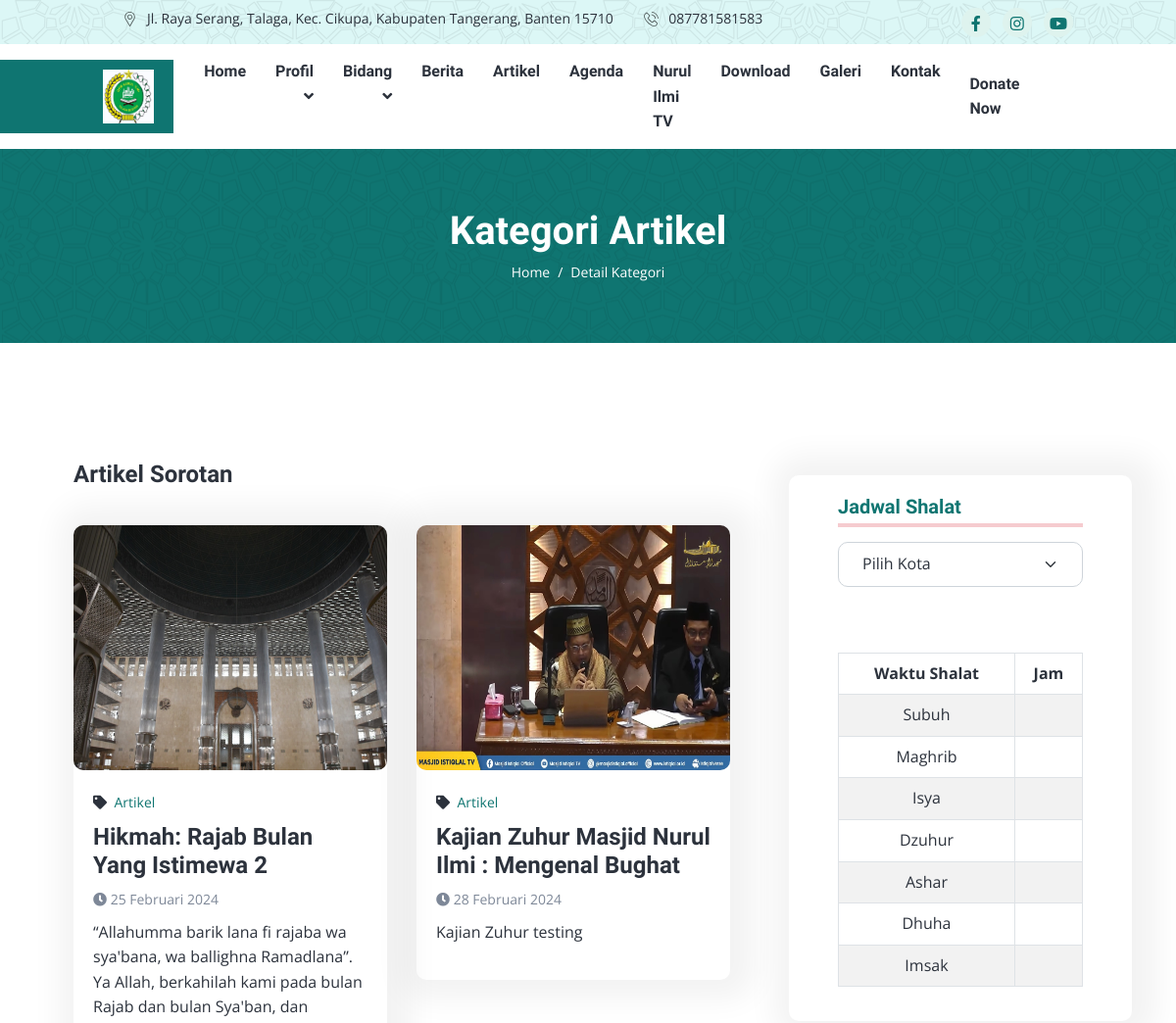
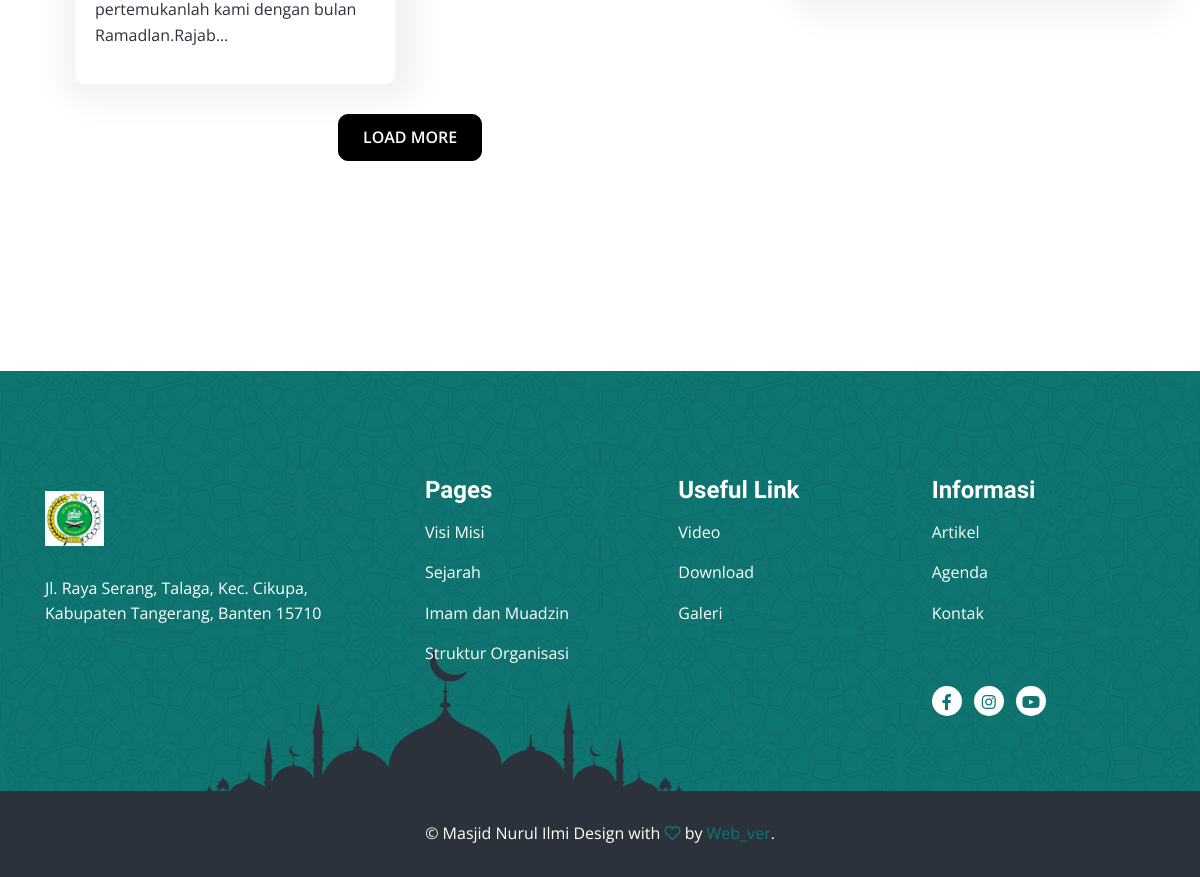
The app's page /blog/kategori/Artikel with its own data (2 pictures, top to bottom).
### tables this page shows
CREATE TABLE `tbl_setting` (
  `id_setting` int(11) NOT NULL,
  `id_jadwal` int(11) NOT NULL,
  `nama_masjid` varchar(100) NOT NULL,
  `alamat` text NOT NULL,
  `no_hp` varchar(14) NOT NULL,
  `link_alamat` text NOT NULL,
  `email` text NOT NULL,
  `logo` text NOT NULL,
  `banner1` text NOT NULL,
  `banner2` text NOT NULL,
  `banner3` text NOT NULL,
  `judul1` varchar(100) NOT NULL,
  `judul2` varchar(100) NOT NULL,
  `judul3` varchar(100) NOT NULL,
  `sosmed1` text NOT NULL,
  `sosmed2` text NOT NULL,
  `sosmed3` text NOT NULL,
  `ayat_quran` varchar(100) NOT NULL,
  `artinya` text NOT NULL,
  `surah` varchar(100) NOT NULL
);

CREATE TABLE `tbl_artikel` (
  `id_artikel` int(11) NOT NULL,
  `id_kategori` int(11) NOT NULL,
  `judul` varchar(100) NOT NULL,
  `deskripsi` text NOT NULL,
  `gambar` text NOT NULL,
  `slug` text NOT NULL,
  `tanggal_dibuat` date NOT NULL,
  `status` int(11) NOT NULL,
  `user` varchar(100) NOT NULL
);

CREATE TABLE `tbl_kategori_artikel` (
  `id_kategori` int(11) NOT NULL,
  `nama_kategori` varchar(100) NOT NULL,
  `slug_kategori` varchar(50) NOT NULL,
  `tanggal` datetime NOT NULL DEFAULT current_timestamp()
);

### application/views/webpage/v_detailkategori.php (the view, shortened to what the rows shown need)
<!DOCTYPE html>
<html lang="en">
<head>
    <link rel="stylesheet" href="https://cdnjs.cloudflare.com/ajax/libs/font-awesome/6.5.1/css/all.min.css"
 />
    <link href="https://cdnjs.cloudflare.com/ajax/libs/select2/4.0.13/css/select2.min.css" rel="stylesheet" />
    <link rel="stylesheet" href="<?= base_url('frontend/') ?>assets/css/app.min.css">
    <link rel="stylesheet" href="https://cdnjs.cloudflare.com/ajax/libs/OwlCarousel2/2.3.4/assets/owl.carousel.min.css"
 />
</head>
<body>
    <header class="header-area">
        <?php $this->load->view('layout/header.php') ?>
    </header>
    <div class="page-title-area py-lg-6 py-5 bg-image-pattern">
        <div class="container">
            <div class="page-title-wrapper text-center">
                <h1 class="text-white mb-2">Kategori Artikel</h1>
            </div>
        </div>
    </div>
    <div class="about-area py-lg-10 py-8">
        <div class="container">
            <div class="row">
                <div class="col-md-8">
                    <div id="blog" class="blog-area">
                        <div class="container">
                            <div class="row">
                                <?php if(empty($detail_kategori)) : ?>
                                    <p class="text-center">
                                        Data Kategori Belum Ada
                                    </p>
                                <?php else: ?>
                                <?php foreach($detail_kategori as $kat) : ?>
                                <div class="col-lg-6 col-md-6" id="kategori-container">
                                    <div class="blog-style mt-4">
                                        <div class="blog-image">
                                            <img src="<?= base_url('upload/artikel/'.$kat->gambar) ?>"
                                                alt="title">
                                        </div>
                                        <div class="blog-content">
                                            <span class="blog-meta"><i class="fas fa-tag me-2"></i><a
                                                    href='<?= base_url('blog/kategori/'.$kat->nama_kategori) ?>'><?= $kat->nama_kategori ?></a></span>
                                            <h4><a href='<?= base_url('blog/detail/'.$kat->slug) ?>'>
                                                    <?= $kat->judul ?></a></h4>
                                            <small class="text-muted"><i class="fa fa-clock"></i>
                                                <?= format_indo($kat->tanggal_dibuat) ?></small>
                                            <p class="mt-2">
                                                <?= strip_tags(character_limiter($kat->deskripsi, 200)) ?>
                                            </p>
                                        </div>
                                    </div>
                                </div>
                                <?php endforeach; ?>
                                <?php endif; ?>
                            </div>
                        </div>
                    </div>
                </div>
                <div class="col-md-4 mt-3 col-lg-4">
                    <div class="course-feature mb-4 bg-white rounded">
                        <div class="container">
                            <br><br>
                            <table id="salat-table" class="table table-bordered table-striped text-center">
                                <thead>
                                    <tr>
                                        <th>Waktu Shalat</th>
                                        <th>Jam</th>
                                    </tr>
                                </thead>
                            </table>
                        </div>
                    </div>
                </div>
            </div>
        </div>
    </div>
    <?php $this->load->view('layout/footer') ?>
</body>
</html>

### application/views/layout/header.php (shortened to what the rows shown need)
<div class="header-top bg-light bg-image-pattern px-xl-8 py-2">
    <div class="container">
        <div class="header-top-wrapper">
            <?php foreach($data_setting as $setting) : ?>
            <ul class="navbar-address list-inline m-0">
                <li class="list-inline-item"><span class="icon"><img
                            src="<?= base_url('frontend/') ?>assets/images/location-icon.svg"
                            alt="title"></span><?= strip_tags(character_limiter($setting->alamat, 70)); ?></li>
                <li class="list-inline-item"><span class="icon"><img
                            src="<?= base_url('frontend/') ?>assets/images/phone-icon.svg"
                            alt="title"></span><?= $setting->no_hp ?>
                </li>
            </ul>
            <ul class="navbar-social list-inline m-0">
                <li class="list-inline-item"><a href="<?= $setting->sosmed1 ?>"><i class="fab fa-facebook-f"></i></a>
                </li>
                <li class="list-inline-item"><a href="<?= $setting->sosmed2 ?>"><i class="fab fa-instagram"></i></a>
                </li>
                <li class="list-inline-item"><a href="<?= $setting->sosmed3 ?>"><i class="fab fa-youtube"></i></a>
                </li>
            </ul>
            <?php endforeach; ?>
        </div>
    </div>
</div>
<div class="header-bottom bg-white px-xl-8">
    <nav class="container">
        <div class="header-navbar navbar navbar-expand-lg">
            <?php foreach($data_setting as $setting) : ?>
            <a class='navbar-brand' target="_blank" href="<?= base_url('upload/setting/'.$setting->logo) ?>"><img
                    src="<?= base_url('upload/setting/'.$setting->logo) ?>" alt="images"></a>
            <?php endforeach; ?>
        </div>
    </nav>
</div>

### application/views/layout/footer.php (shortened to what the rows shown need)
<footer class="footer-area pt-8">
    <div class="footer-top bg-image-pattern  py-lg-8 py-4">
        <div class="container">
            <div class="row">
                <?php foreach($data_setting as $setting) : ?>
                <div class="col-md-5 col-lg-4">
                    <div class="footer-widget my-4 me-md-4">
                        <a href="<?= base_url('frontend/assets/images/logo.jpeg') ?>" class="footer-brand mb-4"><img
                                src="<?= base_url('frontend/') ?>assets/images/logo.jpeg" alt="title"></a>
                        <a href="#" class="text-white m-0" style="color: #fff !important;"><?= $setting->alamat ?> </a>
                    </div>
                </div>
                <?php endforeach; ?>
                <div class="col-md-7 col-lg-8">
                    <div class="row">
                        <div class="col-lg-4 col-6">
                            <div class="footer-widget my-3">
                                <?php foreach($data_setting as $setting) : ?>
                                <ul class="footer-social m-0 mt-4 list-inline" data-aos="slide-up">
                                    <li class="list-inline-item"><a href="<?= $setting->sosmed1 ?>"><i
                                                class="fab fa-facebook-f"></i></a>
                                    </li>
                                    <li class="list-inline-item"><a href="<?= $setting->sosmed2 ?>"><i
                                                class="fab fa-instagram"></i></a></li>
                                    <li class="list-inline-item"><a href="<?= $setting->sosmed3 ?>"><i
                                                class="fab fa-youtube"></i></a>
                                    </li>
                                </ul>
                                <?php endforeach; ?>
                            </div>
                        </div>
                    </div>
                </div>
            </div>
        </div>
    </div>
</footer>

### records on screen
tbl_setting: alamat "Jl. Raya Serang, Talaga, Kec. Cikupa, Kabupaten Tangerang, Banten 15710", no_hp "087781581583", logo (picture)
tbl_artikel: gambar (picture), id_kategori.nama_kategori "Artikel", judul "Hikmah: Rajab Bulan Yang Istimewa 2", tanggal_dibuat "25 Februari 2024", deskripsi "“Allahumma barik lana fi rajaba wa sya'bana, wa ballighna Ramadlana”. Ya Allah, berkahilah kami pada bulan Rajab dan bulan Sya'ban, dan pertemukanlah kami dengan bulan Ramadlan.Rajab…"
tbl_artikel: gambar (picture), id_kategori.nama_kategori "Artikel", judul "Kajian Zuhur Masjid Nurul Ilmi : Mengenal Bughat", tanggal_dibuat "28 Februari 2024", deskripsi "Kajian Zuhur testing"

### other values on screen
$judul "Detail Kategori"
